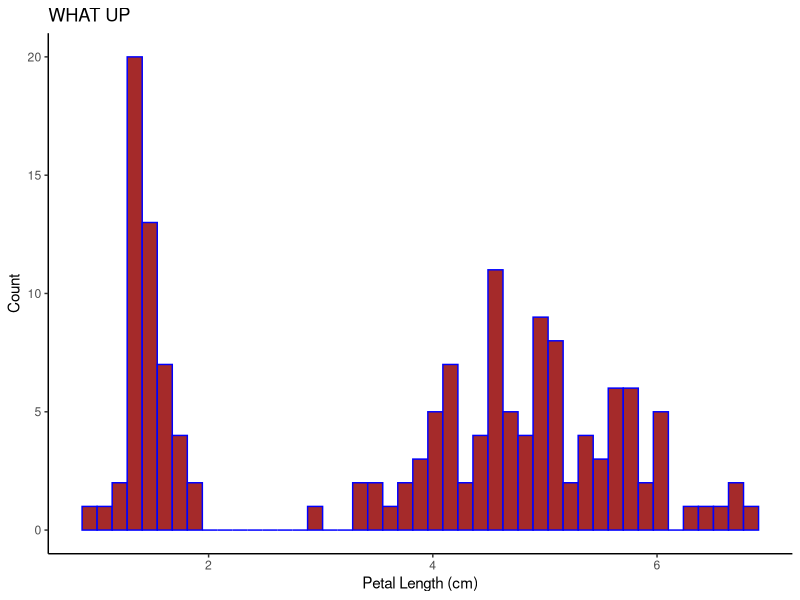

This chart was generated by the following R code:
## ---- chunk 1
knitr::opts_chunk$set(echo = TRUE)
library(tidyverse)
## ---- chunk 2
 ggplot(iris, aes(x = Petal.Length)) + 
  geom_histogram(color = "Blue", fill = "Brown" , bins = 45) + 
  theme_classic() +
 labs(x = "Petal Length (cm)", y = "Count", title = "WHAT UP") -> plot1
ggsave("practice_plot.png", plot1, height = 4,
       width = 6) 

